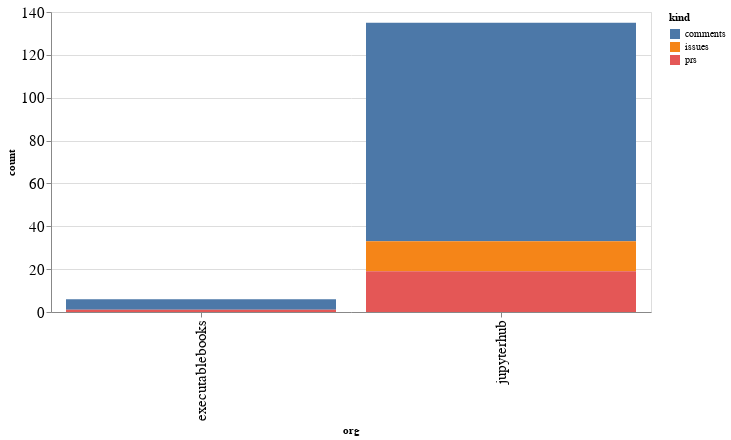

Notebook cell for this chart:
### Code cell
alt.Chart(org_summaries, width=600).mark_bar().encode(
    x='org',
    y='count',
    color='kind',
    tooltip="org"
)

### Figure 1 — Vega-Lite specification as saved in the notebook (floating-point values rounded to 4 significant figures)
{"config": {"axisLeft": {"labelFontSize": 15}, "axisBottom": {"labelFontSize": 15}}, "data": {"name": "data-21ee93d6cac2cde480023b4b37d77683"}, "mark": "bar", "encoding": {"color": {"type": "nominal", "field": "kind"}, "tooltip": {"type": "nominal", "field": "org"}, "x": {"type": "nominal", "field": "org"}, "y": {"type": "quantitative", "field": "count"}}, "width": 600, "$schema": "https://vega.github.io/schema/vega-lite/v4.8.1.json", "datasets": {"data-21ee93d6cac2cde480023b4b37d77683": [{"org": "executablebooks", "kind": "comments", "count": 5}, {"org": "executablebooks", "kind": "prs", "count": 1}, {"org": "jupyterhub", "kind": "comments", "count": 102}, {"org": "jupyterhub", "kind": "issues", "count": 14}, {"org": "jupyterhub", "kind": "prs", "count": 19}]}}
